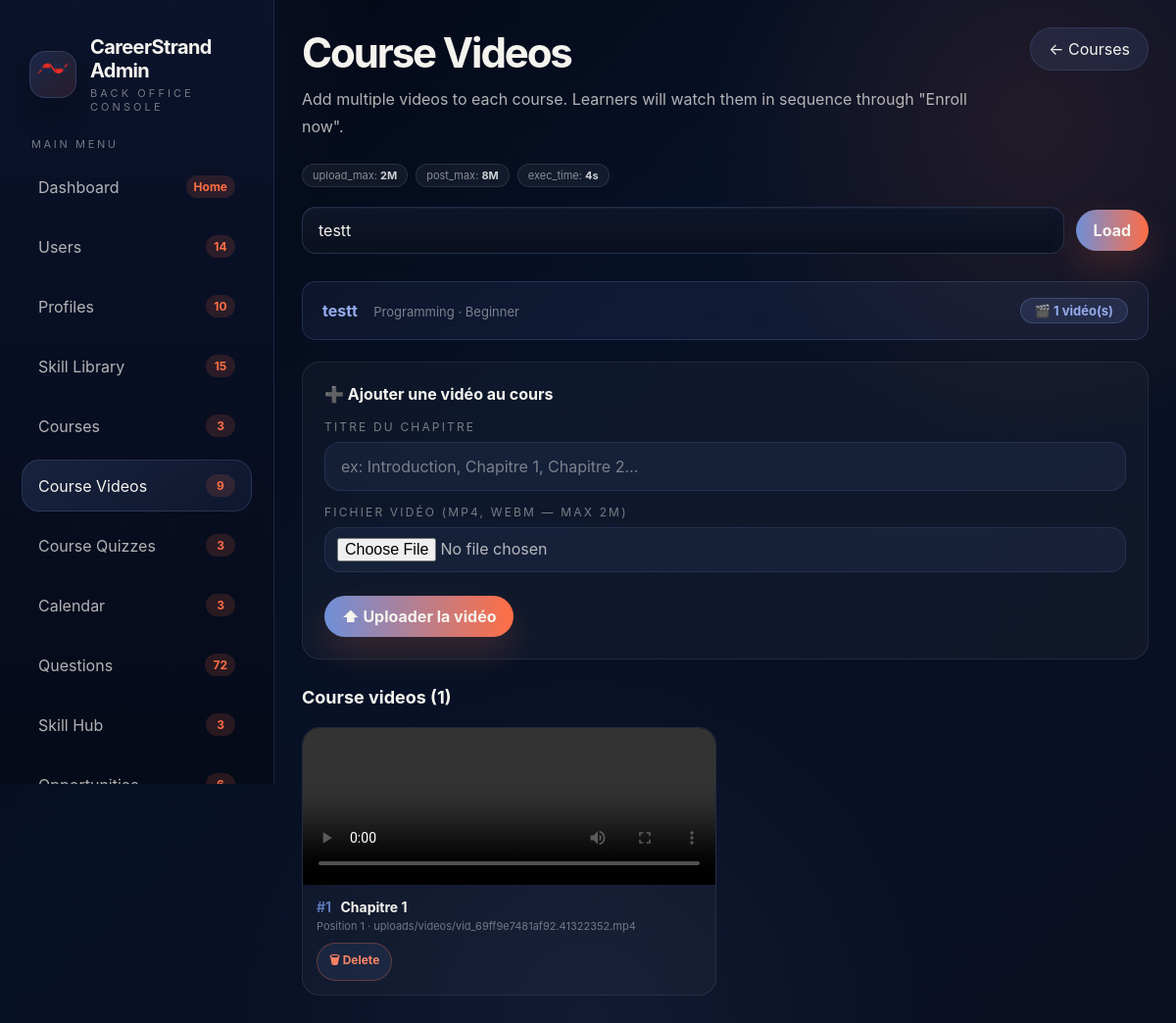
/View/BackOffice/admin-course-videos.php?course_id=3 (signed in), run on the app's committed database.
### tables this page shows
CREATE TABLE `course` (
  `courseId` int(11) NOT NULL,
  `title` varchar(255) DEFAULT NULL,
  `description` varchar(255) DEFAULT NULL,
  `category` varchar(100) DEFAULT NULL,
  `skill` varchar(100) DEFAULT NULL,
  `difficulty` varchar(50) DEFAULT NULL,
  `duration` int(11) DEFAULT NULL,
  `status` varchar(50) DEFAULT NULL,
  `createdAt` date DEFAULT NULL,
  `certificateTemplateType` varchar(20) NOT NULL DEFAULT 'preset',
  `certificatePresetKey` varchar(50) NOT NULL DEFAULT 'nvidia',
  `certificateBackgroundUrl` varchar(255) DEFAULT NULL,
  `certificateLogoUrl` varchar(255) DEFAULT NULL,
  `certificateIssuer` varchar(120) NOT NULL DEFAULT 'CareerStrand',
  `certificateTitle` varchar(120) NOT NULL DEFAULT 'Certificate of Completion',
  `certificateSubtitle` varchar(255) NOT NULL DEFAULT 'This certifies that',
  `certificateSignerName` varchar(120) NOT NULL DEFAULT 'Course Manager',
  `certificateSignatureData` longtext DEFAULT NULL
);

CREATE TABLE `course_videos` (
  `video_id` int(11) NOT NULL,
  `course_id` int(11) NOT NULL,
  `title` varchar(255) DEFAULT NULL,
  `video_path` varchar(255) NOT NULL,
  `position` int(11) NOT NULL DEFAULT 1,
  `created_at` timestamp NOT NULL DEFAULT current_timestamp()
);

### Controller/ControlCourses.php (called while the page is built, shortened)
<?php
class ControlCourses {
    private function ensureCertificateSchema(PDO $db): void {
        $columns = [
            'certificateTemplateType' => "ALTER TABLE `course` ADD COLUMN `certificateTemplateType` VARCHAR(20) NOT NULL DEFAULT 'preset' AFTER `createdAt`",
            'certificatePresetKey' => "ALTER TABLE `course` ADD COLUMN `certificatePresetKey` VARCHAR(50) NOT NULL DEFAULT 'nvidia' AFTER `certificateTemplateType`",
            'certificateBackgroundUrl' => "ALTER TABLE `course` ADD COLUMN `certificateBackgroundUrl` VARCHAR(255) DEFAULT NULL AFTER `certificatePresetKey`",
            'certificateLogoUrl' => "ALTER TABLE `course` ADD COLUMN `certificateLogoUrl` VARCHAR(255) DEFAULT NULL AFTER `certificateBackgroundUrl`",
            'certificateIssuer' => "ALTER TABLE `course` ADD COLUMN `certificateIssuer` VARCHAR(120) NOT NULL DEFAULT 'CareerStrand' AFTER `certificateLogoUrl`",
            'certificateTitle' => "ALTER TABLE `course` ADD COLUMN `certificateTitle` VARCHAR(120) NOT NULL DEFAULT 'Certificate of Completion' AFTER `certificateIssuer`",
            'certificateSubtitle' => "ALTER TABLE `course` ADD COLUMN `certificateSubtitle` VARCHAR(255) NOT NULL DEFAULT 'This certifies that' AFTER `certificateTitle`",
            'certificateSignerName' => "ALTER TABLE `course` ADD COLUMN `certificateSignerName` VARCHAR(120) NOT NULL DEFAULT 'Course Manager' AFTER `certificateSubtitle`",
            'certificateSignatureData' => "ALTER TABLE `course` ADD COLUMN `certificateSignatureData` LONGTEXT NULL AFTER `certificateSignerName`",
        ];
        foreach ($columns as $column => $sql) {
            try {
                $stmt = $db->prepare('SHOW COLUMNS FROM `course` LIKE ?');
                $stmt->execute([$column]);
            } catch (Throwable $e) {
            }
        }
    }
    private function courseSelectSql(): string {
        return "SELECT
                    courseId AS CourseID,
                    title AS Title,
                    description AS Description,
                    category AS Categorie,
                    skill AS Skill,
                    difficulty AS Difficulty,
                    duration AS Duration,
                    status AS Statut,
                    createdAt AS Published_AT,
                    certificateTemplateType,
                    certificatePresetKey,
                    certificateBackgroundUrl,
                    certificateLogoUrl,
                    certificateIssuer,
                    certificateTitle,
                    certificateSubtitle,
                    certificateSignerName,
                    certificateSignatureData,
                    NULL AS upload_video
                FROM course";
    }
    public function listeCourse() {
        $db = config::getConnexion();
        try {
            $this->ensureCertificateSchema($db);
            return $db->query($this->courseSelectSql() . ' ORDER BY courseId DESC');
        } catch(Exception $e) {
            die('Erreur:' . $e->getMessage());
        }
    }
    public function getCourseById($id) {
        $db = config::getConnexion();
        $this->ensureCertificateSchema($db);
        $query = $db->prepare($this->courseSelectSql() . ' WHERE courseId = ?');
        $query->execute([$id]);
        return $query->fetch();
    }
}
?>

### Controller/ControlCourseVideos.php (called while the page is built, shortened)
<?php
class ControlCourseVideos {
    public function getVideosByCourse($courseId) {
        $db = config::getConnexion();
        $req = $db->prepare('SELECT * FROM course_videos WHERE course_id = ? ORDER BY position ASC, video_id ASC');
        $req->execute([$courseId]);
        return $req->fetchAll(PDO::FETCH_ASSOC);
    }
}
?>

### View/backoffice/admin-course-videos.php (the view, shortened to what this page needs)
<?php
require_once __DIR__ . '/../../Controller/ControlCourses.php';
require_once __DIR__ . '/../../Controller/ControlCourseVideos.php';
$controlC  = new ControlCourses();
$controlV  = new ControlCourseVideos();
$courseId  = (int)($_GET['course_id'] ?? 0);
$course    = $courseId ? $controlC->getCourseById($courseId) : null;
$videos    = $courseId ? $controlV->getVideosByCourse($courseId) : [];
$coursesRaw = $controlC->listeCourse();
$allCourses = $coursesRaw->fetchAll(PDO::FETCH_ASSOC);
?>
<!DOCTYPE html>
<html lang="en">
<head>
    <link rel="stylesheet" href="assets/css/admin.css" />
    <link rel="stylesheet" href="assets/css/education-admin.css" />
</head>
<body>
<div class="admin-shell">
    <?php include __DIR__ . '/partials/admin-sidebar.php'; ?>
    <main class="admin-main">
        <header class="page-header">
            <div>
                <h2>Course Videos</h2>
                <p>Add multiple videos to each course. Learners will watch them in sequence through "Enroll now".</p>
            </div>
            <div class="header-actions">
                <a href="admin-courses.php" class="btn btn-soft">&larr; Courses</a>
            </div>
        </header>
        <div class="config-pills">
            <div class="config-pill">upload_max: <span><?= ini_get('upload_max_filesize') ?></span></div>
            <div class="config-pill">post_max: <span><?= ini_get('post_max_size') ?></span></div>
            <div class="config-pill">exec_time: <span><?= ini_get('max_execution_time') ?>s</span></div>
        </div>
        <form method="GET" action="admin-course-videos.php" class="select-course-form">
            <select name="course_id">
                <?php foreach ($allCourses as $c): ?>
                    <option value="<?= (int)$c['CourseID'] ?>" <?= $courseId === (int)$c['CourseID'] ? 'selected' : '' ?>>
                        <?= htmlspecialchars($c['Title']) ?>
                    </option>
                <?php endforeach; ?>
            </select>
            <button type="submit" class="btn btn-main">Load</button>
        </form>
        <?php if (!$course): ?>
            <div class="no-course">
                <p>Select a course to manage its videos.</p>
            </div>
        <?php else: ?>
            <div style="margin-bottom:22px;padding:16px 20px;background:rgba(111,143,216,0.08);border:1px solid rgba(111,143,216,0.2);border-radius:14px;display:flex;align-items:center;gap:14px;">
                <div>
                    <strong style="color:#95abeb"><?= htmlspecialchars($course['Title']) ?></strong>
                    <span style="color:rgba(255,255,255,0.45);font-size:13px;margin-left:12px;"><?= htmlspecialchars($course['Categorie']) ?> · <?= htmlspecialchars($course['Difficulty']) ?></span>
                </div>
                <div style="margin-left:auto;background:rgba(111,143,216,0.15);border:1px solid rgba(111,143,216,0.3);border-radius:999px;padding:4px 14px;font-size:13px;font-weight:700;color:#95abeb;">
                    🎬 <?= count($videos) ?> vidéo(s)
                </div>
            </div>
            <div class="upload-panel">
                <h4>➕ Ajouter une vidéo au cours</h4>
                <form method="POST" enctype="multipart/form-data" class="field-grid" id="upload-form">
                    <div class="field">
                        <label>Titre du chapitre</label>
                        <input type="text" name="video_title" placeholder="ex: Introduction, Chapitre 1, Chapitre 2…">
                    </div>
                    <div class="field">
                        <label>Fichier vidéo (MP4, WebM — max <?= ini_get('upload_max_filesize') ?>)</label>
                        <input type="file" name="video_file" id="video_file" accept="video/mp4,video/webm,video/ogg" required>
                    </div>
                    <div style="margin-top:10px;display:flex;gap:10px;align-items:center;">
                        <button type="submit" class="btn btn-main" id="btn-upload">⬆ Uploader la vidéo</button>
                    </div>
                </form>
            </div>
            <h3 style="margin-bottom:12px;font-size:18px;">Course videos (<?= count($videos) ?>)</h3>
            <?php if (empty($videos)): ?>
                <div class="empty-videos">
                    <p style="margin-bottom:6px;">Aucune vidéo ajoutée pour ce cours.</p>
                    <p style="font-size:12px;">Utilisez le formulaire ci-dessus pour ajouter la première vidéo.</p>
                </div>
            <?php else: ?>
                <div class="video-grid">
                    <?php foreach ($videos as $i => $v): ?>
                        <div class="video-card">
                            <?php
                                $vpath = $v['video_path'];
                                $vpath = ltrim($vpath, '/');
                            ?>
                            <video controls preload="metadata">
                                <source src="../../<?= htmlspecialchars($vpath) ?>" type="video/mp4">
                            </video>
                            <div class="video-card-body">
                                <div class="video-card-title">
                                    <span style="color:rgba(111,143,216,0.8);margin-right:6px;">#<?= $i+1 ?></span>
                                    <?= htmlspecialchars($v['title']) ?>
                                </div>
                                <div class="video-card-pos">Position <?= (int)$v['position'] ?> · <?= htmlspecialchars($vpath) ?></div>
                                <div class="video-card-actions">
                                    <?php if ((int)$v['video_id'] > 0): ?>
                                        <a href="admin-course-videos.php?delete_video=<?= (int)$v['video_id'] ?>&course_id=<?= $courseId ?>"
                                           class="link-btn"
                                           onclick="return confirm('Delete this video?')"
                                           style="color:#ff8564;border-color:rgba(255,110,69,0.3);">
                                           🗑 Delete
                                        </a>
                                    <?php endif; ?>
                                </div>
                            </div>
                        </div>
                    <?php endforeach; ?>
                </div>
            <?php endif; ?>
        <?php endif; ?>
    </main>
</div>
</body>
</html>

### View/backoffice/assets/css/admin.css (style rules this page uses)
:root { --bg: #040816; --bg-2: #071126; --bg-3: #0d1631; --panel: rgba(65, 100, 184, 0.12); --panel-2: rgba(65, 100, 184, 0.08); --panel-3: rgba(255, 110, 69, 0.08); --border: rgba(126, 159, 228, 0.18); --border-soft: rgba(126, 159, 228, 0.1); --text: #f5f3ee; --muted: rgba(245, 243, 238, 0.72); --muted-2: rgba(245, 243, 238, 0.46); --blue: #6f8fd8; --blue-2: #95abeb; --red: #ff6e45; --red-2: #ff8564; --green: #59d39b; --yellow: #f5bf65; --white: #f5f3ee; --shadow: 0 30px 80px rgba(0, 0, 0, 0.35); }
* { box-sizing: border-box; margin: 0; padding: 0; }
html { scroll-behavior: smooth; }
body { min-height: 100vh; font-family: Inter, Arial, Helvetica, sans-serif; color: var(--text); background: radial-gradient(circle at top left, rgba(111, 143, 216, 0.14), transparent 24%), radial-gradient(circle at 88% 12%, rgba(255, 110, 69, 0.11), transparent 24%), radial-gradient(circle at 50% 100%, rgba(111, 143, 216, 0.08), transparent 30%), linear-gradient(135deg, #02050f 0%, #071126 42%, #0b1022 100%); }
a { color: inherit; text-decoration: none; }
button, input, select, textarea { font: inherit; }
.admin-shell { display: grid; grid-template-columns: 280px minmax(0, 1fr); min-height: 100vh; }
.admin-main { padding: 28px; }
.page-header { display: flex; align-items: flex-start; justify-content: space-between; gap: 18px; margin-bottom: 24px; }
.page-header h2 { font-size: clamp(30px, 4vw, 42px); letter-spacing: -0.05em; }
.page-header p { margin-top: 8px; color: var(--muted); max-width: 760px; line-height: 1.75; }
.header-actions { display: flex; align-items: center; gap: 12px; flex-wrap: wrap; justify-content: flex-end; }
.searchbar input::placeholder, input::placeholder, textarea::placeholder { color: var(--muted-2); }
.btn { display: inline-flex; align-items: center; justify-content: center; gap: 8px; border: none; border-radius: 999px; padding: 13px 18px; cursor: pointer; transition: 0.22s ease; line-height: 1; white-space: nowrap; }
.btn-main { background: linear-gradient(90deg, var(--blue), var(--red)); color: var(--white); font-weight: 700; box-shadow: 0 16px 36px rgba(255, 110, 69, 0.18); }
.btn-soft { color: var(--white); background: rgba(111, 143, 216, 0.12); border: 1px solid rgba(126, 159, 228, 0.16); }
.filter, .tag, .link-btn, .status-chip, .category-chip, .tiny-chip { display: inline-flex; align-items: center; justify-content: center; padding: 8px 12px; border-radius: 999px; font-size: 12px; font-weight: 700; }
.filter, .tag, .link-btn, .tiny-chip { background: rgba(111, 143, 216, 0.1); border: 1px solid rgba(126, 159, 228, 0.12); color: var(--blue-2); }
.field-grid { display: grid; gap: 14px; }
.field { display: grid; gap: 8px; position: relative; }
.field label { color: var(--muted-2); font-size: 12px; text-transform: uppercase; letter-spacing: 0.18em; }
.field input, .field select, .field textarea { border: 1px solid rgba(126, 159, 228, 0.14); border-radius: 16px; padding: 14px 16px; background: rgba(111, 143, 216, 0.08); color: var(--white); outline: none; }
.field select, select { color-scheme: dark; }
.field select option, .field select optgroup, select option, select optgroup { color: var(--white) !important; background-color: #0d1631 !important; }
.field select option:checked, select option:checked { color: #081225 !important; background: #a9c5ef !important; }

### data on the page
course: title "testt", category "Programming", difficulty "Beginner"
course_videos: title "Chapitre 1", position "1", video_path "uploads/videos/vid_69ff9e7481af92.41322352.mp4"

### other printed values
$adminSidebarEscape($adminSidebarItem['label']) "Dashboard"
$adminSidebarEscape($adminSidebarBadge) "Home"
$adminSidebarEscape($adminSidebarItem['label']) "Users"
$adminSidebarEscape($adminSidebarBadge) "14"
$adminSidebarEscape($adminSidebarItem['label']) "Profiles"
$adminSidebarEscape($adminSidebarBadge) "10"
$adminSidebarEscape($adminSidebarItem['label']) "Skill Library"
$adminSidebarEscape($adminSidebarBadge) "15"
$adminSidebarEscape($adminSidebarItem['label']) "Courses"
$adminSidebarEscape($adminSidebarBadge) "3"
$adminSidebarEscape($adminSidebarItem['label']) "Course Videos"
$adminSidebarEscape($adminSidebarBadge) "9"
$adminSidebarEscape($adminSidebarItem['label']) "Course Quizzes"
$adminSidebarEscape($adminSidebarItem['label']) "Calendar"
$adminSidebarEscape($adminSidebarItem['label']) "Questions"
